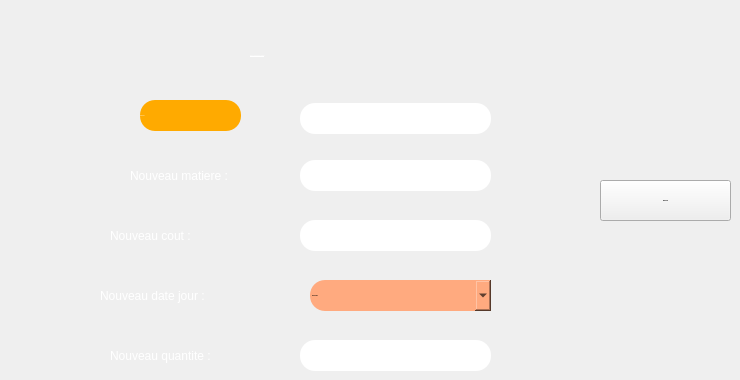
       <widget class="QWidget" name="Modifier">
        <attribute name="title">
         <string>Modifier un plat</string>
        </attribute>
        <widget class="QLabel" name="label_saisir">
         <property name="geometry">
          <rect>
           <x>250</x>
           <y>40</y>
           <width>221</width>
           <height>31</height>
          </rect>
         </property>
         <property name="font">
          <font>
           <family>century gothic</family>
           <pointsize>-1</pointsize>
           <underline>true</underline>
           <strikeout>false</strikeout>
          </font>
         </property>
         <property name="layoutDirection">
          <enum>Qt::LeftToRight</enum>
         </property>
         <property name="styleSheet">
          <string notr="true">
color:white;


</string>
         </property>
         <property name="frameShape">
          <enum>QFrame::NoFrame</enum>
         </property>
         <property name="lineWidth">
          <number>1</number>
         </property>
         <property name="text">
          <string>               Saisir le code de plat à modifier   :</string>
         </property>
         <property name="textFormat">
          <enum>Qt::RichText</enum>
         </property>
         <property name="scaledContents">
          <bool>false</bool>
         </property>
        </widget>
        <widget class="QLabel" name="label_codeplatmodif">
         <property name="geometry">
          <rect>
           <x>140</x>
           <y>100</y>
           <width>101</width>
           <height>31</height>
          </rect>
         </property>
         <property name="font">
          <font>
           <family>century gothic</family>
           <pointsize>-1</pointsize>
          </font>
         </property>
         <property name="styleSheet">
          <string notr="true">color:white;
border-radius:15px;
background:#ffaa00;</string>
         </property>
         <property name="text">
          <string>Code Plat :</string>
         </property>
        </widget>
        <widget class="QLineEdit" name="lineEdit_codeplatmodif">
         <property name="geometry">
          <rect>
           <x>300</x>
           <y>103</y>
           <width>191</width>
           <height>31</height>
          </rect>
         </property>
         <property name="font">
          <font>
           <family>century gothic</family>
           <pointsize>-1</pointsize>
           <weight>75</weight>
           <bold>true</bold>
          </font>
         </property>
         <property name="styleSheet">
          <string notr="true">border-radius:15px;
</string>
         </property>
         <property name="maxLength">
          <number>8</number>
         </property>
         <property name="alignment">
          <set>Qt::AlignCenter</set>
         </property>
        </widget>
        <widget class="QLineEdit" name="lineEdit_nouvcout">
         <property name="geometry">
          <rect>
           <x>300</x>
           <y>220</y>
           <width>191</width>
           <height>31</height>
          </rect>
         </property>
         <property name="font">
          <font>
           <family>century gothic</family>
           <pointsize>-1</pointsize>
           <weight>75</weight>
           <bold>true</bold>
          </font>
         </property>
         <property name="styleSheet">
          <string notr="true">border-radius:15px;
</string>
         </property>
         <property name="maxLength">
          <number>8</number>
         </property>
         <property name="alignment">
          <set>Qt::AlignCenter</set>
         </property>
        </widget>
        <widget class="QLabel" name="label_nouvcout">
         <property name="geometry">
          <rect>
           <x>110</x>
           <y>220</y>
           <width>161</width>
           <height>31</height>
          </rect>
         </property>
         <property name="styleSheet">
          <string notr="true">color:white;
border-radius:15px;</string>
         </property>
         <property name="text">
          <string>Nouveau cout :</string>
         </property>
        </widget>
        <widget class="QLabel" name="label_nouvmat">
         <property name="geometry">
          <rect>
           <x>130</x>
           <y>160</y>
           <width>121</width>
           <height>31</height>
          </rect>
         </property>
         <property name="styleSheet">
          <string notr="true">color:white;
border-radius:15px;</string>
         </property>
         <property name="text">
          <string>Nouveau matiere :</string>
         </property>
        </widget>
        <widget class="QLineEdit" name="lineEdit_nouvmat">
         <property name="geometry">
          <rect>
           <x>300</x>
           <y>160</y>
           <width>191</width>
           <height>31</height>
          </rect>
         </property>
         <property name="font">
          <font>
           <family>century gothic</family>
           <pointsize>-1</pointsize>
           <weight>75</weight>
           <bold>true</bold>
          </font>
         </property>
         <property name="styleSheet">
          <string notr="true">border-radius:15px;
</string>
         </property>
         <property name="maxLength">
          <number>8</number>
         </property>
         <property name="alignment">
          <set>Qt::AlignCenter</set>
         </property>
        </widget>
        <widget class="QPushButton" name="modifierplat">
         <property name="geometry">
          <rect>
           <x>600</x>
           <y>180</y>
           <width>131</width>
           <height>41</height>
          </rect>
         </property>
         <property name="font">
          <font>
           <family>century gothic</family>
           <pointsize>-1</pointsize>
           <weight>75</weight>
           <bold>true</bold>
          </font>
         </property>
         <property name="text">
          <string>MODIFIER</string>
         </property>
        </widget>
        <widget class="QLabel" name="label_nouvdate">
         <property name="geometry">
          <rect>
           <x>100</x>
           <y>280</y>
           <width>181</width>
           <height>31</height>
          </rect>
         </property>
         <property name="styleSheet">
          <string notr="true">color:white;
border-radius:15px;</string>
         </property>
         <property name="text">
          <string>Nouveau date jour :</string>
         </property>
        </widget>
        <widget class="QDateEdit" name="dateEdit_3">
         <property name="geometry">
          <rect>
           <x>310</x>
           <y>280</y>
           <width>181</width>
           <height>31</height>
          </rect>
         </property>
         <property name="font">
          <font>
           <family>century gothic</family>
           <pointsize>-1</pointsize>
           <weight>75</weight>
           <bold>true</bold>
          </font>
         </property>
         <property name="styleSheet">
          <string notr="true">QDateEdit
{
background:#ffaa7f;
border-radius:60px;
}

QDateEdit{
color:black;
border-radius:15px;
}
QDateEdit:hover
{
color:black;
border-radius:15px;
background:#ff5500;
}</string>
         </property>
         <property name="calendarPopup">
          <bool>true</bool>
         </property>
         <property name="date">
          <date>
           <year>2020</year>
           <month>11</month>
           <day>20</day>
          </date>
         </property>
        </widget>
        <widget class="QLabel" name="label_quantiteee">
         <property name="geometry">
          <rect>
           <x>110</x>
           <y>340</y>
           <width>161</width>
           <height>31</height>
          </rect>
         </property>
         <property name="styleSheet">
          <string notr="true">color:white;
border-radius:15px;</string>
         </property>
         <property name="text">
          <string>Nouveau quantite :</string>
         </property>
        </widget>
        <widget class="QLineEdit" name="lineEdit_quantitemodifplat">
         <property name="geometry">
          <rect>
           <x>300</x>
           <y>340</y>
           <width>191</width>
           <height>31</height>
          </rect>
         </property>
         <property name="font">
          <font>
           <family>century gothic</family>
           <pointsize>-1</pointsize>
           <weight>75</weight>
           <bold>true</bold>
          </font>
         </property>
         <property name="styleSheet">
          <string notr="true">border-radius:15px;
</string>
         </property>
         <property name="text">
          <string/>
         </property>
         <property name="maxLength">
          <number>8</number>
         </property>
         <property name="alignment">
          <set>Qt::AlignCenter</set>
         </property>
        </widget>
       </widget>
